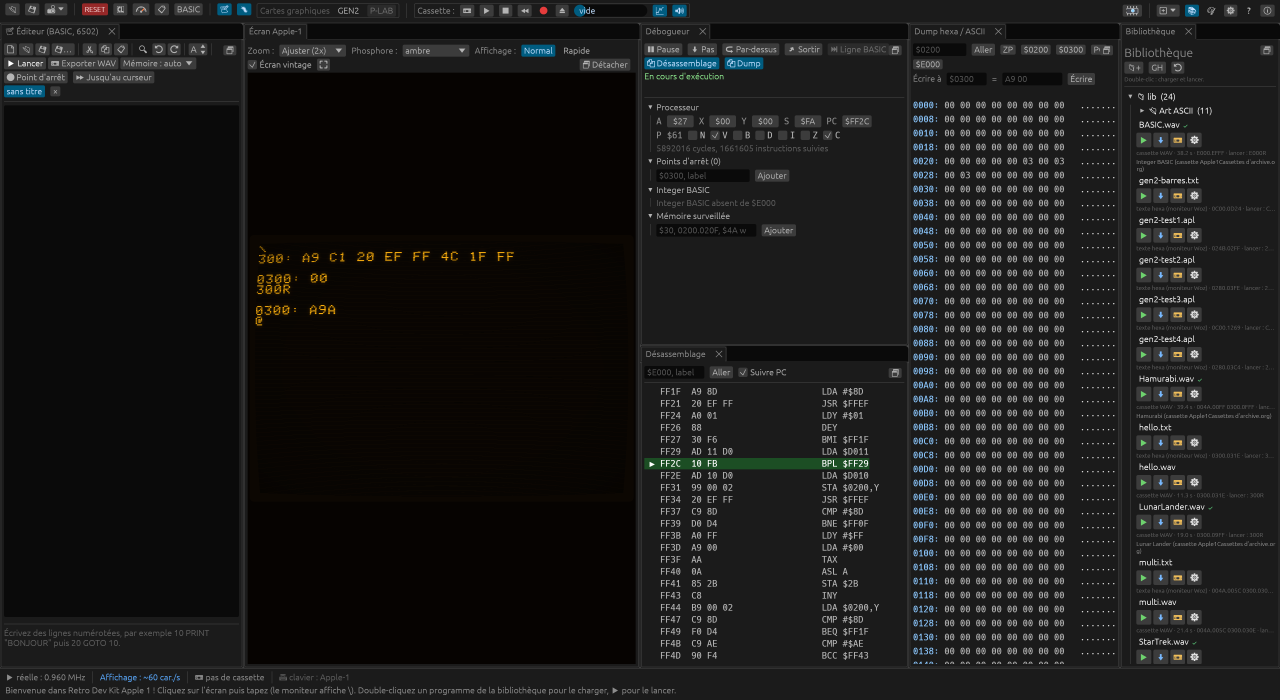
#> input picture docs/img/brut/defaut.png, 3840 x 2100 px, found by its file name (shown at 1/3 size); its folder holds 5 pictures in this run
$ python crops.py
#> lines starting #> are read from the running program, lines starting #| are printed output that depends on the picture
#!/usr/bin/env python3
"""Crops of the raw captures used by the manuals (docs/img/<lang>/brut -> docs/img/<lang>).

    python3 docs/tools/crops.py [fr|en|ru|de|es|it|pt]

The boxes were measured on the captures of the one-row toolbar (same window
sizes in every language; a box may need a few pixels more in a language with
longer labels).
"""
import sys
from pathlib import Path
from PIL import Image

DOCS = Path(__file__).resolve().parent.parent
# name: (raw capture, left, top, width, height)
BOXES = {
    "barre-1": ("defaut", 0, 0, 2320, 66),
    "barre-2": ("hamurabi", 0, 122, 1230, 60),
    "barre-cassette": ("defaut", 2345, 0, 790, 66),
    "barre-etat": ("cassette-basic", 0, 1700, 1600, 100),
    "basic-pret-ecran": ("basic-pret", 240, 312, 1760, 1232),
    "bibliotheque": ("cassette-basic", 2244, 109, 952, 1096),
    "editeur-export-bas": ("editeur-premier", 0, 1610, 1474, 100),
    "gen2-moniteur": ("gen2-lores", 1290, 1090, 1910, 500),
    "hamurabi-ecran": ("hamurabi", 240, 312, 1760, 1232),
    "oscilloscope": ("cassette-basic", 40, 1312, 775, 348),
    "preferences": ("preferences", 940, 620, 1316, 560),
    "ecran-menu": ("ecran-menu", 240, 312, 1760, 1232),
    "editeur-menu": ("editeur-menu", 0, 100, 1470, 1000),
    "preferences-editeur": ("preferences-editeur", 940, 430, 1316, 940),
    "plab": ("plab", 0, 0, 3200, 1800),
    "bienvenue": ("bienvenue", 740, 610, 1640, 590),
}

# per language: the longer French labels compact the 1600-wide toolbar to its
# icons, so the toolbar strips come from the wider default capture
LANG_BOXES = {
    "fr": {
        "barre-1": ("defaut", 0, 0, 1215, 66),
        "barre-2": ("hamurabi", 0, 122, 1320, 60),
        "barre-cassette": ("cassette-basic", 778, 0, 810, 66),
    },
    "ru": {
        "barre-1": ("defaut", 0, 0, 1225, 66),
        "barre-2": ("hamurabi", 0, 122, 1440, 60),
        "barre-cassette": ("cassette-basic", 760, 0, 815, 66),
        "editeur-menu": ("editeur-menu", 0, 122, 1470, 980),
    },
}

# stacked bands of one capture: the top of the editor and its error messages
STACKS = {
    "editeur-erreur": ("editeur-erreur", 1474, [(112, 580), (1562, 1690)]),
}

# German, Spanish, Italian, Portuguese: the « State » menu with the toolbar around it
for _l in ("de", "es", "it", "pt"):
    LANG_BOXES.setdefault(_l, {})["menu-etat"] = ("menu-etat", 0, 0, 1280, 580)

# German, Spanish, Italian, Portuguese: the colour monitor pane only, below its display row
for _l in ("de", "es", "it", "pt"):
    LANG_BOXES.setdefault(_l, {})["gen2-moniteur"] = ("gen2-lores", 1295, 1270, 1900, 480)

LANG_STACKS = {
    "fr": {"editeur-erreur": ("editeur-erreur", 1474, [(112, 580), (1556, 1702)])},
    "ru": {"editeur-erreur": ("editeur-erreur", 1474, [(112, 580), (1560, 1702)])},
    # German, Spanish, Italian, Portuguese: wider editor in the capture (captures.py, EDIT_SCREEN_ERR)
    "de": {"editeur-erreur": ("editeur-erreur", 1974, [(112, 580), (1595, 1722)])},
    "es": {"editeur-erreur": ("editeur-erreur", 1974, [(112, 580), (1595, 1722)])},
    "it": {"editeur-erreur": ("editeur-erreur", 1974, [(112, 580), (1595, 1722)])},
    "pt": {"editeur-erreur": ("editeur-erreur", 1974, [(112, 580), (1595, 1722)])},
}

# dialogs whose place and size change with the language and the version: the
# crop follows their 1-point frame (grey 60,60,60), found on the raw capture
DIALOGS = {"preferences": ("preferences", None), "preferences-editeur": ("preferences-editeur", None),
           "programmateur-eprom": ("programmateur-eprom", (700, 250, 2500, 1500)), "fenetre-fichiers": ("fenetre-fichiers", None),
           "oscilloscope": ("cassette-basic", (20, 1250, 1600, 1750))}


# [49 lines left out: functions toolbar_groups, dialog_box, not called in this run]


if __name__ == "__main__":
    lang = sys.argv[1] if len(sys.argv) > 1 else "en"
    base = DOCS / "img" / ("" if lang == "fr" else lang)
    for name, (raw, x, y, w, h) in {**BOXES, **LANG_BOXES.get(lang, {})}.items():
        if not (base / "brut" / f"{raw}.png").exists():
            print(name, "skipped: no raw capture", raw)   # e.g. a language with the quick-start guide only
            continue
        im = Image.open(base / "brut" / f"{raw}.png").crop((x, y, x + w, y + h))
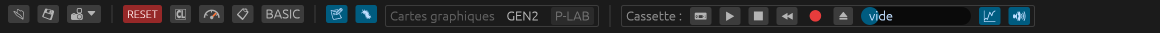
#> im: PIL image 2320x66 RGBA (shown at 1/2 size); mean R, G, B, A 38.7, 40.4, 42, 255
        im.save(base / f"{name}.png", optimize=True)
        print(name, im.size)
#| barre-1 (2320, 66)
    if lang in ("de", "es", "it", "pt"):
        f = base / "brut" / "defaut.png"
        g = f.exists() and toolbar_groups(f)
        if g:   # the toolbar strips follow the width of the labels
            gfx_end, cas_start, cas_end = g
            for name, box in (("barre-1", (0, 0, gfx_end + 12, 66)),
                              ("barre-cassette", (cas_start - 9, 0, cas_end - cas_start + 13, 66))):
                x, y, w, h = box
                im = Image.open(f).crop((x, y, x + w, y + h))
                im.save(base / f"{name}.png", optimize=True)
                print(name, im.size, "(groups found)")
        for name, (raw, region) in DIALOGS.items():
            f = base / "brut" / f"{raw}.png"
            box = f.exists() and dialog_box(f, region)
            if not box:
                print(name, "skipped: no raw capture or no frame found")
                continue
            x, y, w, h = box
            im = Image.open(f).crop((x, y, x + w, y + h))
            im.save(base / f"{name}.png", optimize=True)
            print(name, im.size, "(frame found)")
    for name, (raw, w, bands) in {**STACKS, **LANG_STACKS.get(lang, {})}.items():
#> (the run stopped early here; a loop or call above may not have finished)
